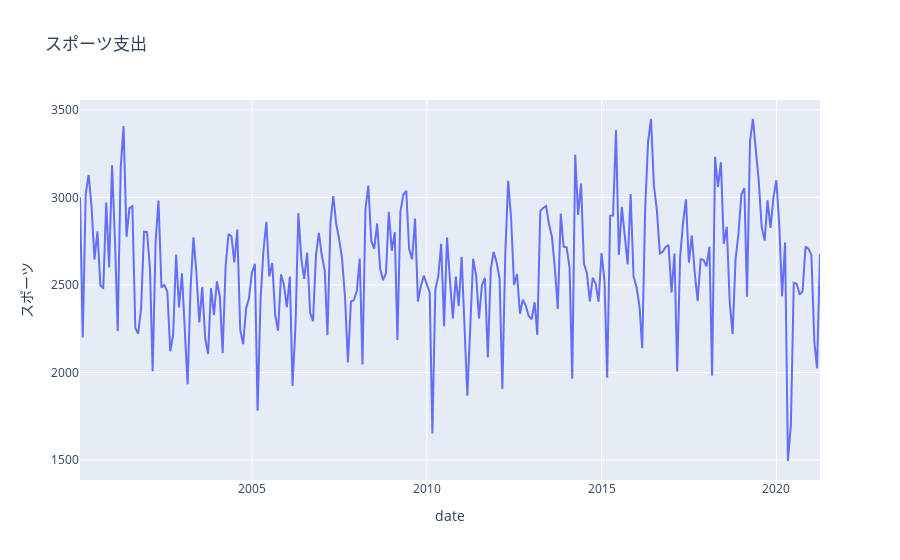

The code cell stored with this chart in its notebook:
### Code cell
df = pd.read_csv('data/kakei_data.csv', index_col=0, parse_dates=['date'])
fig = px.line(df,x='date', y='スポーツ', title='スポーツ支出')
fig.show()

### Figure 1 — Plotly figure (JSON) as saved in the notebook; plotly's stock layout.template omitted (floating-point values rounded to 4 significant figures; data arrays with more than 128 entries replaced by an {"elided": "..."} marker saying what was removed)
{"data": [{"hovertemplate": "date=%{x}<br>スポーツ=%{y}<extra></extra>", "legendgroup": "", "line": {"color": "#636efa", "dash": "solid"}, "mode": "lines", "name": "", "orientation": "v", "showlegend": false, "type": "scatter", "x": {"elided": "255 str values"}, "xaxis": "x", "y": {"elided": "255 int values"}, "yaxis": "y"}], "layout": {"autosize": true, "legend": {"tracegroupgap": 0}, "title": {"text": "スポーツ支出"}, "xaxis": {"anchor": "y", "autorange": true, "domain": [0, 1], "range": ["2000-01-31", "2021-03-31"], "title": {"text": "date"}, "type": "date"}, "yaxis": {"anchor": "x", "autorange": true, "domain": [0, 1], "range": [1385.0, 3557.0], "title": {"text": "スポーツ"}, "type": "linear"}}}
